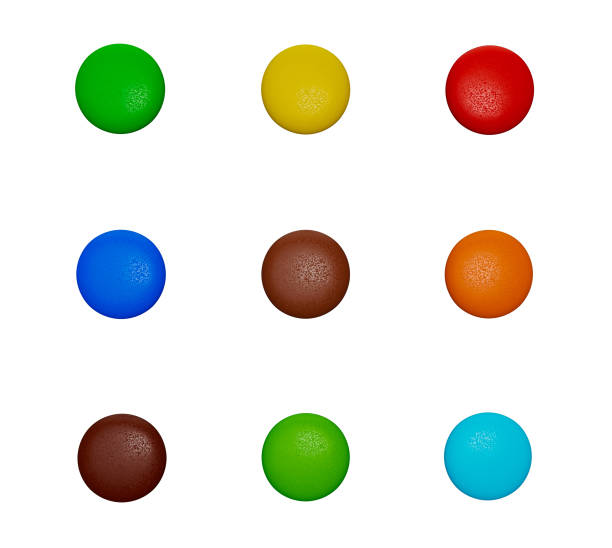
#> input picture smarties.jpg, 612 x 548 px
$ python Morphological_transformation.py
#> lines starting #> are read from the running program, lines starting #| are printed output that depends on the picture; after the words box and inside, x2 and y2 are one past the last pixel; in counts of white or black regions, pixels touching at a corner belong together
import cv2
import numpy as np
from matplotlib import pyplot as plt

img = cv2.imread('smarties.jpg', cv2.IMREAD_GRAYSCALE)
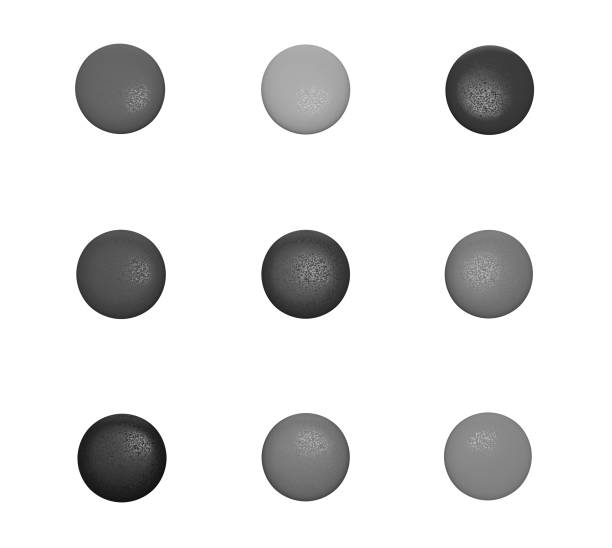
#> img: shape (548, 612); min 0, max 255, mean 228.9
_, mask = cv2.threshold(img, 220, 255, cv2.THRESH_BINARY_INV)
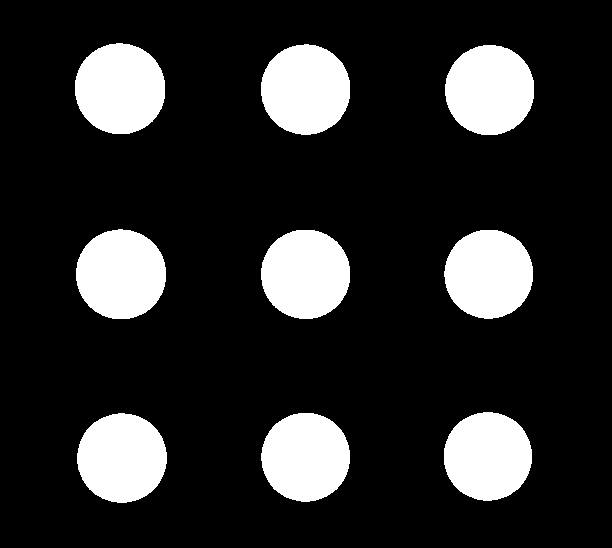
#> mask: shape (548, 612); 17% white; 9 white regions, largest, box (x1, y1, x2, y2) and area: (75, 43, 165, 134) 6496, (76, 229, 166, 319) 6394, (261, 44, 350, 135) 6378
kernel = np.ones((2, 2), np.uint8)
dilation = cv2.dilate(mask, kernel)
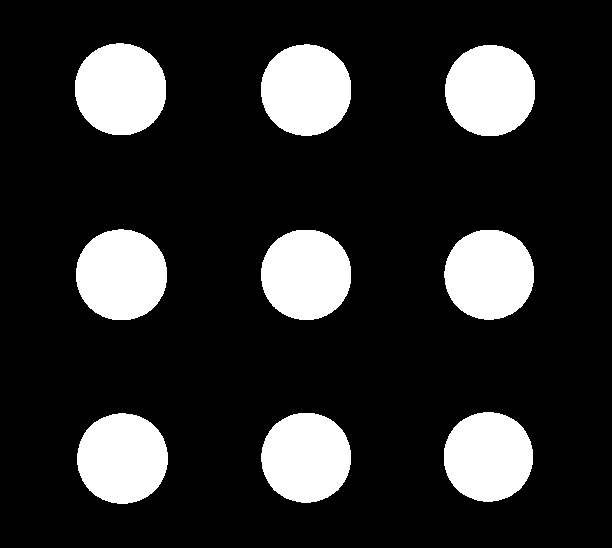
#> dilation: shape (548, 612); 17.4% white; 9 white regions, largest, box (x1, y1, x2, y2) and area: (75, 43, 166, 135) 6678, (76, 229, 167, 320) 6575, (261, 44, 351, 136) 6559
erosion = cv2.erode(mask, kernel, iterations=1)
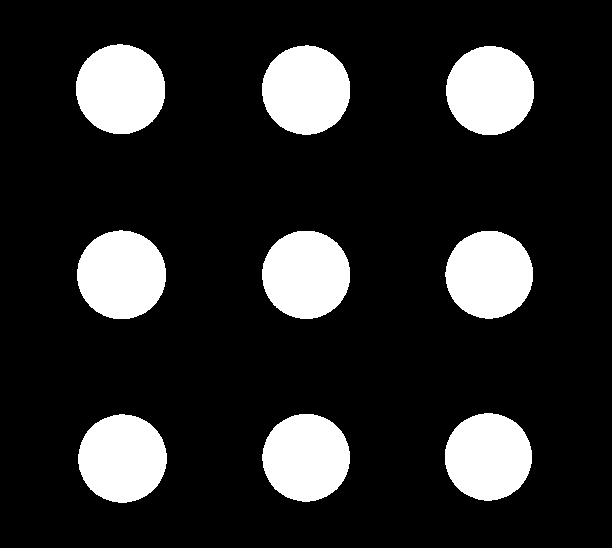
#> erosion: shape (548, 612); 16.5% white; 9 white regions, largest, box (x1, y1, x2, y2) and area: (76, 44, 165, 134) 6316, (77, 230, 166, 319) 6215, (262, 45, 350, 135) 6199

titles = ['image', 'mask', 'dilation', 'erosion']
images = [img, mask, dilation, erosion]  # Store the actual images here

for i in range(4):
    plt.subplot(2, 2, i+1)
    plt.imshow(images[i], cmap='gray')  # Specify the color map
    plt.title(titles[i])
    plt.xticks([]), plt.yticks([])

plt.show()
